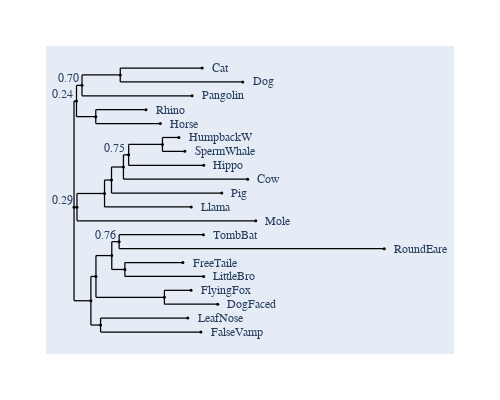

The cell this chart's notebook holds for it:
### Markdown cell above
# Display a Phylogenetic Tree Showing Bootstrap Support

We use a tree saved in `json` format from a 100 replicate bootstrap resamplings. The `show_support=True` argument controls whether or not to display support. The `threshold=0.8` argument indicates only nodes with a support level ≤0.8 will have support text displayed.

### Code cell
from cogent3.app import io

reader = io.load_json()

tree = reader("../data/tree-with-support.json")
fig = tree.get_figure(show_support=True, threshold=0.8)
fig.scale_bar = None
fig.show(width=500, height=400)

### Figure 1 — Plotly figure (JSON) as saved in the notebook; plotly's stock layout.template omitted (floating-point values rounded to 4 significant figures; data arrays with more than 128 entries replaced by an {"elided": "..."} marker saying what was removed)
{"data": [{"line": {"color": "black", "shape": "spline", "smoothing": 1.3, "width": 1.25}, "mode": "lines", "showlegend": false, "type": "scatter", "x": {"elided": "224 float values"}, "y": {"elided": "224 float values"}}, {"hoverinfo": "text", "marker": {"color": "black", "size": 3, "symbol": "circle"}, "mode": "markers", "showlegend": false, "text": ["root", "edge.16", "edge.14", "edge.6", "Cat", "Dog", "Pangolin", "edge.7", "Rhino", "Horse", "edge.15", "edge.2", "edge.10", "edge.1", "edge.13", "edge.0", "HumpbackW", "SpermWhale", "Hippo", "Cow", "Pig", "Llama", "Mole", "edge.5", "edge.11", "edge.3", "edge.12", "TombBat", "RoundEare", "edge.9", "FreeTaile", "LittleBro", "edge.4", "FlyingFox", "DogFaced", "edge.8", "LeafNose", "FalseVamp"], "type": "scatter", "x": [0, 0.001664, 0.00537, 0.03115, 0.08631, 0.1137, 0.07957, 0.01466, 0.0485, 0.05818, 0.001987, 0.02055, 0.02526, 0.0333, 0.03681, 0.05959, 0.07066, 0.07466, 0.08741, 0.117, 0.09954, 0.07899, 0.1225, 0.01136, 0.01478, 0.02544, 0.0304, 0.08717, 0.2091, 0.03427, 0.07335, 0.08732, 0.0609, 0.07887, 0.09682, 0.01789, 0.07665, 0.08547], "y": [-0.6703, 9.262, 10.72, 11.7, 12.35, 11.05, 9.75, 7.8, 8.45, 7.15, -0.6703, 0.6094, 1.869, 3.087, 4.225, 5.2, 5.85, 4.55, 3.25, 1.95, 0.65, -0.65, -1.95, -9.425, -7.15, -5.2, -3.9, -3.25, -4.55, -6.5, -5.85, -7.15, -9.1, -8.45, -9.75, -11.7, -11.05, -12.35]}], "layout": {"annotations": [{"font": {"family": "Inconsolata, monospace", "size": 12}, "showarrow": false, "text": "Cat", "textangle": 0, "x": 0.09154, "xanchor": "left", "xref": "x", "y": 12.35, "yref": "y"}, {"font": {"family": "Inconsolata, monospace", "size": 12}, "showarrow": false, "text": "Dog", "textangle": 0, "x": 0.1189, "xanchor": "left", "xref": "x", "y": 11.05, "yref": "y"}, {"font": {"family": "Inconsolata, monospace", "size": 12}, "showarrow": false, "text": "Pangolin", "textangle": 0, "x": 0.08479, "xanchor": "left", "xref": "x", "y": 9.75, "yref": "y"}, {"font": {"family": "Inconsolata, monospace", "size": 12}, "showarrow": false, "text": "Rhino", "textangle": 0, "x": 0.05373, "xanchor": "left", "xref": "x", "y": 8.45, "yref": "y"}, {"font": {"family": "Inconsolata, monospace", "size": 12}, "showarrow": false, "text": "Horse", "textangle": 0, "x": 0.06341, "xanchor": "left", "xref": "x", "y": 7.15, "yref": "y"}, {"font": {"family": "Inconsolata, monospace", "size": 12}, "showarrow": false, "text": "HumpbackW", "textangle": 0, "x": 0.07589, "xanchor": "left", "xref": "x", "y": 5.85, "yref": "y"}, {"font": {"family": "Inconsolata, monospace", "size": 12}, "showarrow": false, "text": "SpermWhale", "textangle": 0, "x": 0.07988, "xanchor": "left", "xref": "x", "y": 4.55, "yref": "y"}, {"font": {"family": "Inconsolata, monospace", "size": 12}, "showarrow": false, "text": "Hippo", "textangle": 0, "x": 0.09264, "xanchor": "left", "xref": "x", "y": 3.25, "yref": "y"}, {"font": {"family": "Inconsolata, monospace", "size": 12}, "showarrow": false, "text": "Cow", "textangle": 0, "x": 0.1223, "xanchor": "left", "xref": "x", "y": 1.95, "yref": "y"}, {"font": {"family": "Inconsolata, monospace", "size": 12}, "showarrow": false, "text": "Pig", "textangle": 0, "x": 0.1048, "xanchor": "left", "xref": "x", "y": 0.65, "yref": "y"}, {"font": {"family": "Inconsolata, monospace", "size": 12}, "showarrow": false, "text": "Llama", "textangle": 0, "x": 0.08422, "xanchor": "left", "xref": "x", "y": -0.65, "yref": "y"}, {"font": {"family": "Inconsolata, monospace", "size": 12}, "showarrow": false, "text": "Mole", "textangle": 0, "x": 0.1277, "xanchor": "left", "xref": "x", "y": -1.95, "yref": "y"}, {"font": {"family": "Inconsolata, monospace", "size": 12}, "showarrow": false, "text": "TombBat", "textangle": 0, "x": 0.0924, "xanchor": "left", "xref": "x", "y": -3.25, "yref": "y"}, {"font": {"family": "Inconsolata, monospace", "size": 12}, "showarrow": false, "text": "RoundEare", "textangle": 0, "x": 0.2143, "xanchor": "left", "xref": "x", "y": -4.55, "yref": "y"}, {"font": {"family": "Inconsolata, monospace", "size": 12}, "showarrow": false, "text": "FreeTaile", "textangle": 0, "x": 0.07857, "xanchor": "left", "xref": "x", "y": -5.85, "yref": "y"}, {"font": {"family": "Inconsolata, monospace", "size": 12}, "showarrow": false, "text": "LittleBro", "textangle": 0, "x": 0.09255, "xanchor": "left", "xref": "x", "y": -7.15, "yref": "y"}, {"font": {"family": "Inconsolata, monospace", "size": 12}, "showarrow": false, "text": "FlyingFox", "textangle": 0, "x": 0.0841, "xanchor": "left", "xref": "x", "y": -8.45, "yref": "y"}, {"font": {"family": "Inconsolata, monospace", "size": 12}, "showarrow": false, "text": "DogFaced", "textangle": 0, "x": 0.102, "xanchor": "left", "xref": "x", "y": -9.75, "yref": "y"}, {"font": {"family": "Inconsolata, monospace", "size": 12}, "showarrow": false, "text": "LeafNose", "textangle": 0, "x": 0.08187, "xanchor": "left", "xref": "x", "y": -11.05, "yref": "y"}, {"font": {"family": "Inconsolata, monospace", "size": 12}, "showarrow": false, "text": "FalseVamp", "textangle": 0, "x": 0.0907, "xanchor": "left", "xref": "x", "y": -12.35, "yref": "y"}, {"font": {"family": "Inconsolata, monospace", "size": 12}, "showarrow": false, "text": "0.24", "textangle": 0, "x": 0.001664, "xanchor": "center", "xref": "x", "xshift": -14, "y": 9.262, "yref": "y", "yshift": 7}, {"font": {"family": "Inconsolata, monospace", "size": 12}, "showarrow": false, "text": "0.70", "textangle": 0, "x": 0.00537, "xanchor": "center", "xref": "x", "xshift": -14, "y": 10.72, "yref": "y", "yshift": 7}, {"font": {"family": "Inconsolata, monospace", "size": 12}, "showarrow": false, "text": "0.29", "textangle": 0, "x": 0.001987, "xanchor": "center", "xref": "x", "xshift": -14, "y": -0.6703, "yref": "y", "yshift": 7}, {"font": {"family": "Inconsolata, monospace", "size": 12}, "showarrow": false, "text": "0.75", "textangle": 0, "x": 0.03681, "xanchor": "center", "xref": "x", "xshift": -14, "y": 4.225, "yref": "y", "yshift": 7}, {"font": {"family": "Inconsolata, monospace", "size": 12}, "showarrow": false, "text": "0.76", "textangle": 0, "x": 0.0304, "xanchor": "center", "xref": "x", "xshift": -14, "y": -3.9, "yref": "y", "yshift": 7}], "autosize": true, "font": {"family": "Balto", "size": 14}, "height": 400, "hovermode": "closest", "margin": {"b": 50, "l": 50, "pad": 4, "r": 50, "t": 50}, "showlegend": false, "width": 500, "xaxis": {"autorange": true, "range": [-0.0173, 0.2536], "type": "linear", "visible": false}, "yaxis": {"autorange": true, "range": [-14.03, 14.03], "type": "linear", "visible": false}}}
